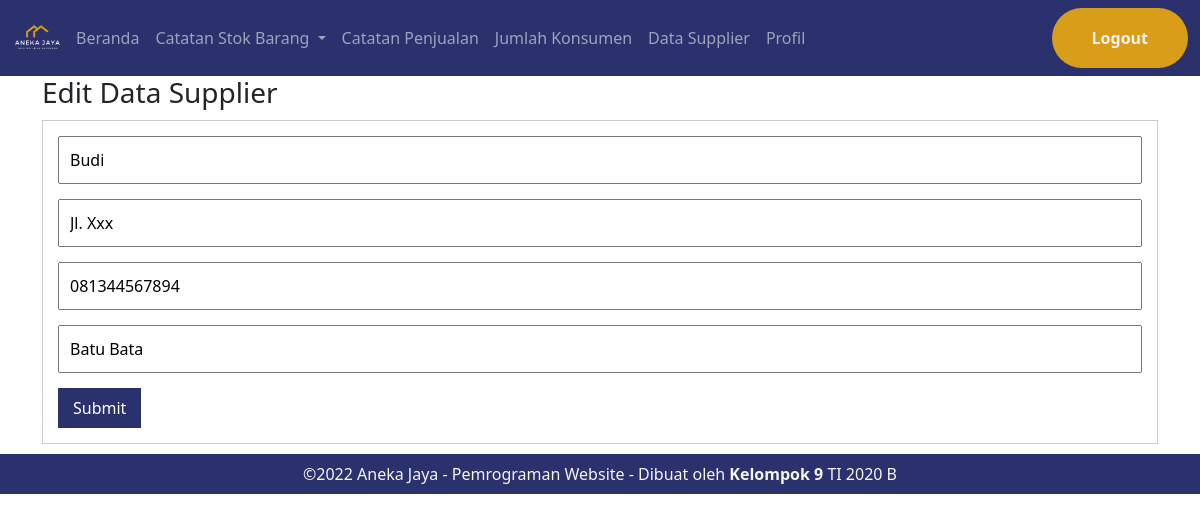
/administrator/edit-supplier.php?id=3 (signed in), run on the app's committed database.
### tables this page shows
CREATE TABLE `tb_supplier` (
  `Idsupplier` int(11) NOT NULL,
  `NamaSupplier` varchar(100) NOT NULL,
  `Alamat` text NOT NULL,
  `Kontak` varchar(15) NOT NULL,
  `Produk` varchar(100) NOT NULL
);

### administrator/edit-supplier.php (the view, shortened to what this page needs)
<?php
include 'include_admin/db.php';
$supplier = mysqli_query($conn, "SELECT * FROM tb_supplier WHERE Idsupplier = '" . $_GET['id'] . "' ");
$s = mysqli_fetch_object($supplier);
?>
<!DOCTYPE html>
<html>
<?php include "include_admin/header.php" ?>
<body>
    <?php include "include_admin/navbar.php" ?>
    <div class="section">
        <div class="container">
            <h3>Edit Data Supplier</h3>
            <div class="box">
                <form action="" method="POST">
                    <input type="text" name="nama" placeholder="Nama Supplier" class="input-control" value="<?php echo $s->NamaSupplier ?>" required>
                    <input type="text" name="alamat" placeholder="Alamat" class="input-control" value="<?php echo $s->Alamat ?>" required>
                    <input type="text" name="kontak" placeholder="Kontak" class="input-control" value="<?php echo $s->Kontak ?>" required>
                    <input type="text" name="produk" placeholder="Produk" class="input-control" value="<?php echo $s->Produk ?>" required>
                    <input type="submit" name="submit" value="Submit" class="btnn">
                </form>
            </div>
        </div>
    </div>
    <?php include "include_admin/banner.php" ?>
</body>
</html>

### administrator/css/style.css (style rules this page uses)
body, html { margin: 0; padding: 0; }
.btnn { padding: 8px 15px; background-color: #2b316c; color: #fff; border: none; cursor: pointer; }
.input-control { width: 100%; padding: 10px; margin-bottom: 15px; box-sizing: border-box; }
.box { background-color: #fff; border: 1px solid #ccc; padding: 15px; box-sizing: border-box; margin: 10px 0; }

### data on the page
tb_supplier: nama "Budi", alamat "Jl. Xxx", kontak "081344567894", produk "Batu Bata"
